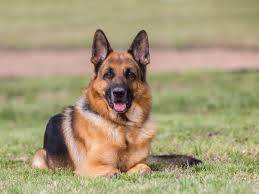
#> input picture Open CV/Image/dog5.jpg, 259 x 194 px, found by its file name
$ python splits.py
#> lines starting #> are read from the running program, lines starting #| are printed output that depends on the picture
import cv2 as cv
import numpy as np

img=cv.imread('Image/dog5.jpg')
#> img is the input picture: shape (194, 259, 3); mean B, G, R 119.8, 155.3, 167.1
cv.imshow('Dog', img)

blank=np.zeros(img.shape[:2],dtype='uint8')

b,g,r=cv.split(img)
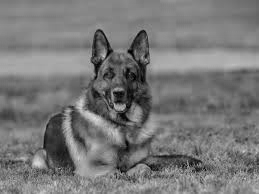
#> b: shape (194, 259); min 0, max 217, mean 119.8
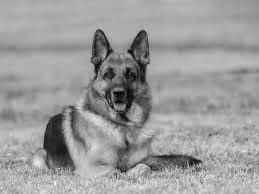
#> g: shape (194, 259); min 0, max 249, mean 155.3
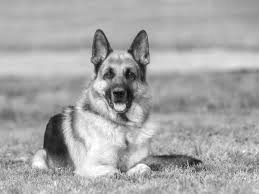
#> r: shape (194, 259); min 7, max 255, mean 167.1
cv.imshow("Blue",b)
cv.imshow("Green",g)
cv.imshow("Red",r)

green=cv.merge([blank,g,blank])
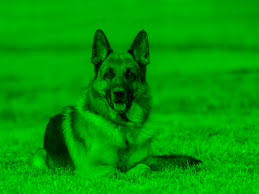
#> green: shape (194, 259, 3); mean of channels 0, 1, 2 0, 155.3, 0; drawn as B, G, R
blue=cv.merge([b,blank,blank])
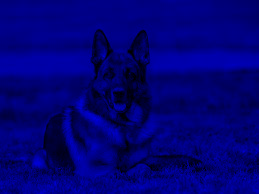
#> blue: shape (194, 259, 3); mean of channels 0, 1, 2 119.8, 0, 0; drawn as B, G, R
red=cv.merge([blank,blank,r])
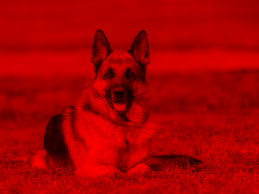
#> red: shape (194, 259, 3); mean of channels 0, 1, 2 0, 0, 167.1; drawn as B, G, R

cv.imshow("Green",green)
cv.imshow("Blue",blue)
cv.imshow("Red",red)

print(img.shape)
#| (194, 259, 3)
print(b.shape)
#| (194, 259)
print(g.shape)
#| (194, 259)
print(r.shape)
#| (194, 259)

merg=cv.merge([b,g,r])
cv.imshow("Merge",merg)
cv.waitKey(0)

$ run again, with Open CV/Image/dog1.jpg copied over Open CV/Image/dog5.jpg
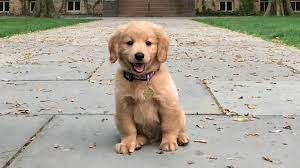
#> input picture Open CV/Image/dog1.jpg, 300 x 168 px, found by its file name
#> img is the input picture: shape (168, 300, 3); mean B, G, R 149.1, 162.4, 168.2
#> `blue=cv.merge([b,blank,blank])`:
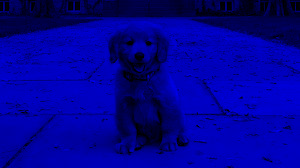
#> blue: shape (168, 300, 3); mean of channels 0, 1, 2 149.1, 0, 0; drawn as B, G, R
#> `red=cv.merge([blank,blank,r])`:
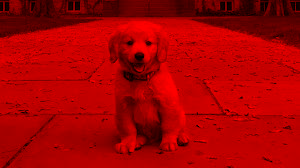
#> red: shape (168, 300, 3); mean of channels 0, 1, 2 0, 0, 168.2; drawn as B, G, R
#| (168, 300, 3)
#| (168, 300)
#| (168, 300)
#| (168, 300)

$ run again, with Open CV/Image/dog2.jpg copied over Open CV/Image/dog5.jpg
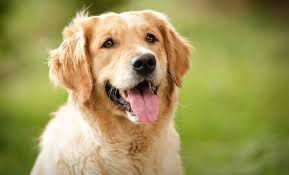
#> input picture Open CV/Image/dog2.jpg, 289 x 175 px, found by its file name
#> img is the input picture: shape (175, 289, 3); mean B, G, R 89.6, 151.3, 160.5
#> `blue=cv.merge([b,blank,blank])`:
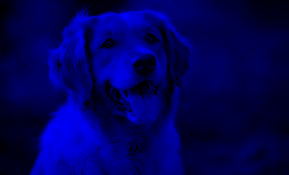
#> blue: shape (175, 289, 3); mean of channels 0, 1, 2 89.6, 0, 0; drawn as B, G, R
#> `red=cv.merge([blank,blank,r])`:
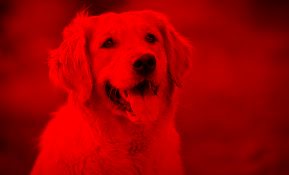
#> red: shape (175, 289, 3); mean of channels 0, 1, 2 0, 0, 160.5; drawn as B, G, R
#| (175, 289, 3)
#| (175, 289)
#| (175, 289)
#| (175, 289)

$ run again, with Open CV/Image/dog3.jpg copied over Open CV/Image/dog5.jpg
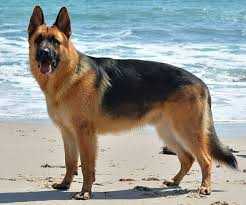
#> input picture Open CV/Image/dog3.jpg, 246 x 205 px, found by its file name
#> img is the input picture: shape (205, 246, 3); mean B, G, R 147.1, 152, 150.3
#> `blue=cv.merge([b,blank,blank])`:
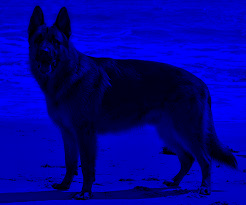
#> blue: shape (205, 246, 3); mean of channels 0, 1, 2 147.1, 0, 0; drawn as B, G, R
#> `red=cv.merge([blank,blank,r])`:
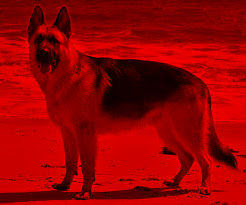
#> red: shape (205, 246, 3); mean of channels 0, 1, 2 0, 0, 150.3; drawn as B, G, R
#| (205, 246, 3)
#| (205, 246)
#| (205, 246)
#| (205, 246)
